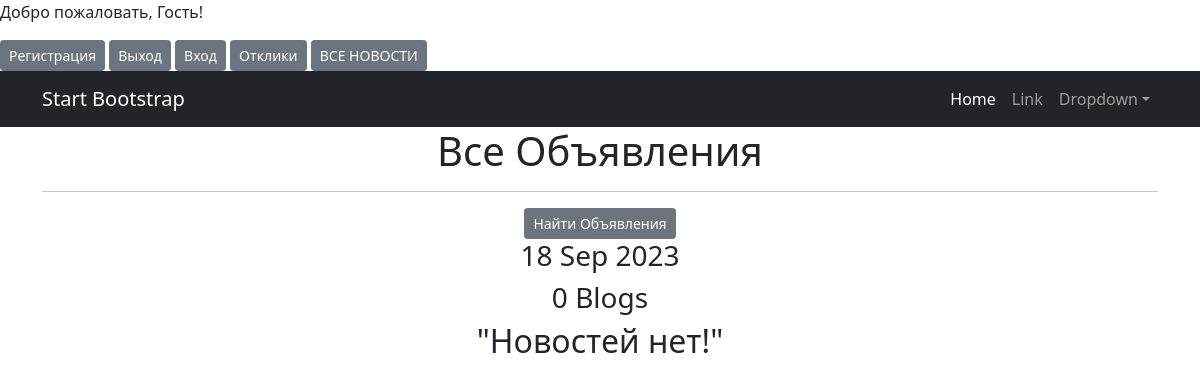
The app's page /blogs/, older data.
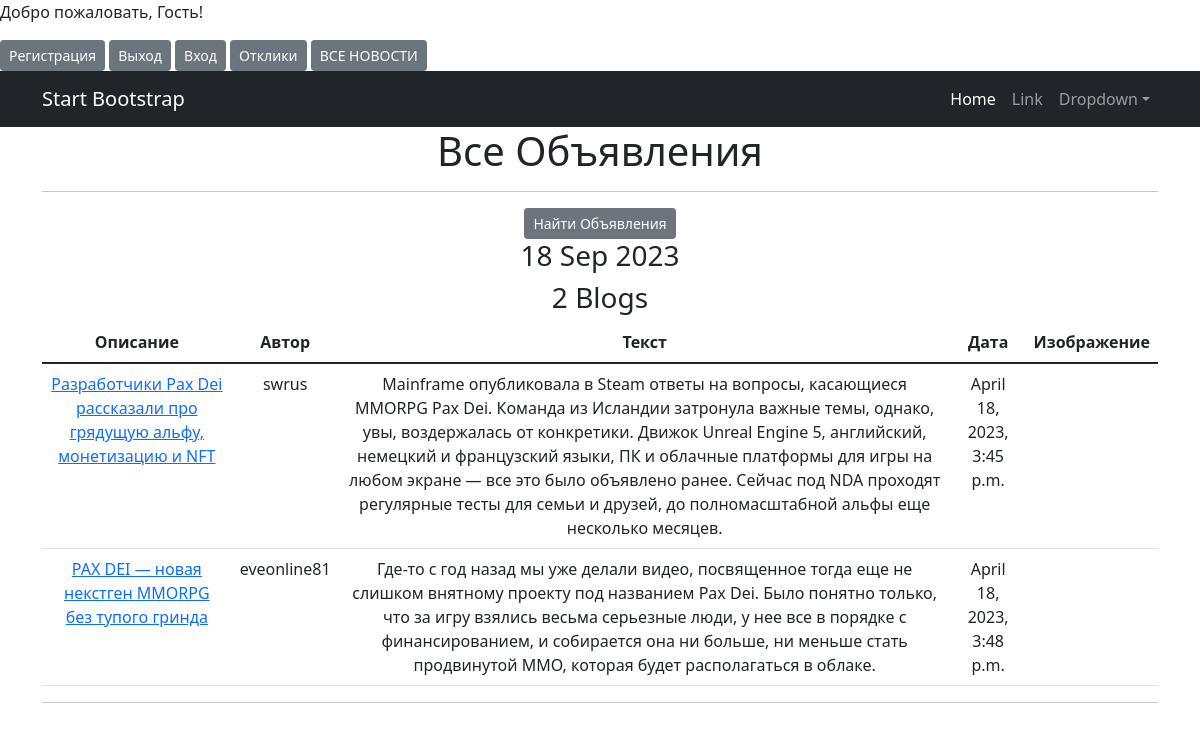
The same page, newer data.
### brd/models.py (models this page shows)
class Ad(models.Model):
    ТАНКИ = "TN"
    ХИЛЫ = "XL"
    ДД = "DD"
    ТОРГОВЦЫ = "TRG"
    ГИЛДМАСТЕРА = 'GIL'
    КВЕСТГИВЕРЫ = 'KVS'
    CATEGORY_CHOICES = (
        (ТАНКИ, 'ТАНКИ'),
        (ХИЛЫ, 'ХИЛЫ'),
        (ДД, 'ДД'),
        (ТОРГОВЦЫ, 'ТОРГОВЦЫ'),
        (ГИЛДМАСТЕРА, 'ГИЛДМАСТЕРА'),
        (КВЕСТГИВЕРЫ, 'КВЕСТГИВЕРЫ'),
    )
    author = models.ForeignKey(User, on_delete=models.CASCADE, help_text="Автор")
    title = models.CharField(max_length=200)
    content = models.TextField()
    category = models.CharField(max_length=200, choices=CATEGORY_CHOICES,
                                default=ТАНКИ, help_text=('Название категории'))
    created_by = models.ForeignKey(Profile, on_delete=models.CASCADE, related_name='ads')
    created_at = models.DateTimeField(auto_now_add=True)
    updated_at = models.DateTimeField(auto_now=True)
    image = models.ImageField(upload_to='media/', blank=True, null=True, max_length=255)
    file = models.FileField(upload_to='blogs/', blank=True, null=True)
    """модель для откликов"""

### brd/views.py (the view)
# urls.py: path('', BlogsList.as_view(), name='blogs'),
class BlogsList(ListView):
    model = Ad
    ordering = 'created_at'
    template_name = 'blogs.html'
    context_object_name = 'blogs'
    paginate_by = 10

### brd/templatetags/custom_tags.py (called while the page is built)
@register.simple_tag()
def current_time(format_string='%b %d %Y'):
    return datetime.utcnow().strftime(format_string)

### templates/brd/blogs.html (shortened to what this page needs)
{% extends 'flatpages/default.html' %}
{% load custom_filters %}
{% load custom_tags %}
{% block content %}
    <h1>Все Объявления</h1>
    <hr>
    <a href="{% url 'search' %}" class="btn btn-secondary btn-sm">Найти Объявления</a>
    <h3>{% current_time '%d %b %Y' %}</h3>
    <h3>{{ blogs|length }} Blogs</h3>
    {% if blogs %}
        <table class="table">
            <thead>
            <tr>
                <th>Описание</th>
                <th>Автор</th>
                <th>Текст</th>
                <th>Дата</th>
                <th>Изображение</th>
            </tr>
            </thead>
            <tbody>
            {% for blog in blogs %}
                <tr>
                    <td><a href="{% url 'blog' blog.id %}">{{ blog.title }}</a></td>
                    <td>{{ blog.author }}</td>
                    <td>{{ blog.content }}</td>
                    <td>{{ blog.created_at }}</td>
                    <td>
                    </td>
                </tr>
            {% endfor %}
            </tbody>
        </table>
        <hr>
    {% else %}
        <h2>"Новостей нет!"</h2>
    {% endif %}
{% endblock content %}

Row changes from the older to the newer data that the page shows:
added Ad: title "Разработчики Pax Dei рассказали про грядущую альфу, монетизацию и NFT", author "swrus", content "Mainframe опубликовала в Steam ответы на вопросы, касающиеся MMORPG Pax Dei. Команда из Исландии затронула важные темы, однако, увы, воздержалась от конкретики. Движок Unreal Engine 5, английский, немецкий и французский языки, ПК и облачные платформы для игры на любом экране — все это было объявлено ранее. Сейчас под NDA проходят регулярные тесты для семьи и друзей, до полномасштабной альфы еще несколько месяцев.", created_at "April 18, 2023, 3:45 p.m."
added Ad: title "PAX DEI — новая некстген MMORPG без тупого гринда", author "eveonline81", content "Где-то с год назад мы уже делали видео, посвященное тогда еще не слишком внятному проекту под названием Pax Dei. Было понятно только, что за игру взялись весьма серьезные люди, у нее все в порядке с финансированием, и собирается она ни больше, ни меньше стать продвинутой ММО, которая будет располагаться в облаке.", created_at "April 18, 2023, 3:48 p.m."
Text that changed along with them:
{{ blogs|length }}: "0" → "2"
text no longer shown: "\"Новостей нет!\""
text now shown: "Описание Автор Текст Дата Изображение"
